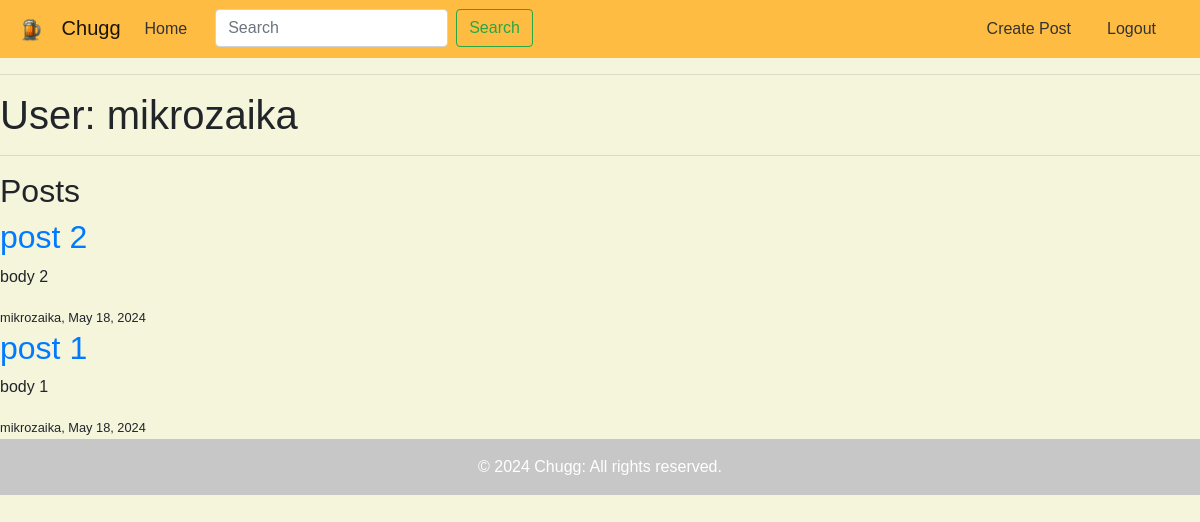
/user/mikrozaika (signed in), run on the app's committed database.
### app/models.py (models this page shows, shortened)
class User(UserMixin, db.Model):
    id: sql_orm.Mapped[int] = sql_orm.mapped_column(primary_key=True)
    username: sql_orm.Mapped[str] = sql_orm.mapped_column(sql_al.String(64), index=True, unique=True)
    first_name: sql_orm.Mapped[str] = sql_orm.mapped_column(sql_al.String(32), index=True)
    last_name: sql_orm.Mapped[str] = sql_orm.mapped_column(sql_al.String(32), index=True)
    email: sql_orm.Mapped[str] = sql_orm.mapped_column(sql_al.String(120), index=True, unique=True)
    password_hash: sql_orm.Mapped[Optional[str]] = sql_orm.mapped_column(sql_al.String(256))
    posts: sql_orm.WriteOnlyMapped['Post'] = sql_orm.relationship(back_populates='author')

class Post(db.Model):
    id: sql_orm.Mapped[int] = sql_orm.mapped_column(primary_key=True)
    title: sql_orm.Mapped[str] = sql_orm.mapped_column(sql_al.String(32))
    body: sql_orm.Mapped[str] = sql_orm.mapped_column(sql_al.String(140))
    timestamp: sql_orm.Mapped[datetime] = sql_orm.mapped_column(
        index=True, default=lambda: datetime.now(timezone.utc)
    )
    user_id: sql_orm.Mapped[int] = sql_orm.mapped_column(sql_al.ForeignKey(User.id), index=True)
    author: sql_orm.Mapped[User] = sql_orm.relationship(back_populates='posts')

### app/routes.py (the view)
@app.route('/user/<username>')
@login_required
def user(username):
    user = db.first_or_404(sql_al.select(User).where(User.username == username))
    page = request.args.get('page', 1, type=int)
    query = user.posts.select().order_by(Post.timestamp.desc())
    posts = db.paginate(query, page=page, per_page=app.config['POST_PER_PAGE'], error_out=False)
    next_url, prev_url = None, None
    if posts.has_next:
        next_url = url_for('user', username=user.username, page=posts.next_num)
    if posts.has_prev:
        prev_url = url_for('user', username=user.username, page=posts.prev_num)
    return render_template('user.html', user=user, posts=posts.items, next_url=next_url, prev_url=prev_url)

### app/models.py (called while the page is built)
@login.user_loader
def load_user(id):
    return db.session.get(User, int(id))

### app/templates/user.html (shortened to what this page needs)
{% extends "base.html" %}
{% block content  %}
    <h1>User: {{ user.username }}</h1>
    <hr>
    <h2>Posts</h2>
    {% for post in posts %}
        <div>
            <h2><a href="{{ url_for('post', post_id=post.id) }}">{{ post.title }}</a></h2>
            <p>{{ post.body }}</p>
            <small>{{ post.author.username }}, {{ moment(post.timestamp).format('LL') }}</small>
        </div>
        {% else %}
        <p>No posts to show.</p>
    {% endfor %}
{% endblock %}

### app/static/style.css (style rules this page uses)
body { background-color: #f5f5dc; font-family: Arial, sans-serif; margin: 0; padding: 0; }

### data on the page
User: username "mikrozaika"
Post: title "post 2", body "body 2", author.username "mikrozaika", timestamp "May 18, 2024"
Post: title "post 1", body "body 1", author.username "mikrozaika", timestamp "May 18, 2024"
